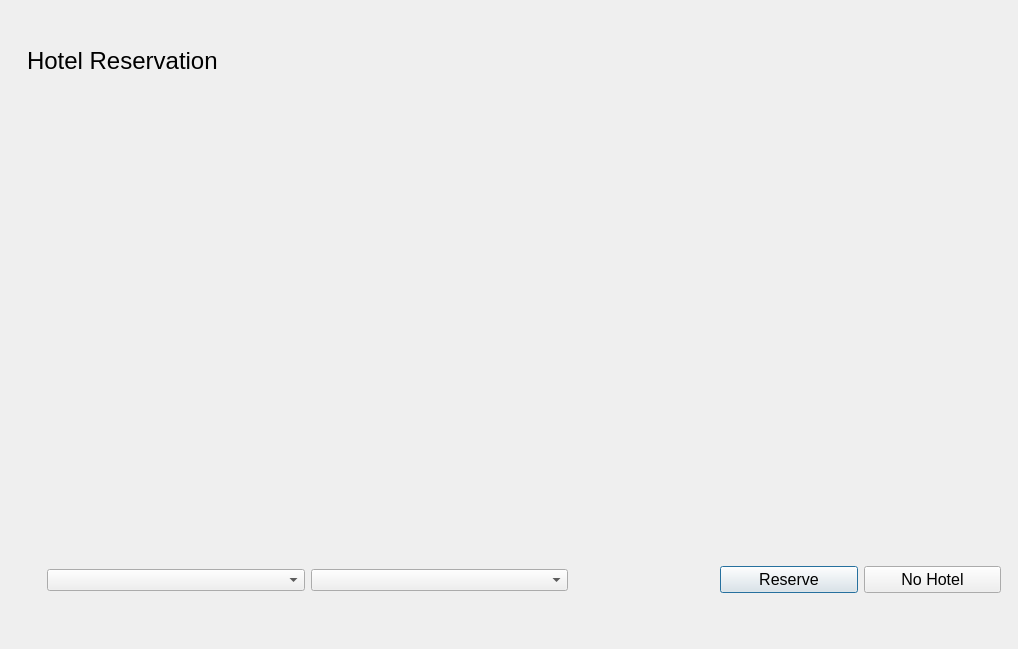
<?xml version="1.0" encoding="UTF-8"?>
<ui version="4.0">
 <class>hotelres2</class>
 <widget class="QDialog" name="hotelres2">
  <property name="geometry">
   <rect>
    <x>0</x>
    <y>0</y>
    <width>1018</width>
    <height>649</height>
   </rect>
  </property>
  <property name="windowTitle">
   <string>Dialog</string>
  </property>
  <widget class="QWidget" name="horizontalLayoutWidget_3">
   <property name="geometry">
    <rect>
     <x>47</x>
     <y>540</y>
     <width>521</width>
     <height>80</height>
    </rect>
   </property>
   <layout class="QHBoxLayout" name="horizontalLayout_4">
    <item>
     <widget class="QComboBox" name="comboBox_3"/>
    </item>
    <item>
     <widget class="QComboBox" name="comboBox_4"/>
    </item>
   </layout>
  </widget>
  <widget class="QLabel" name="label_4">
   <property name="geometry">
    <rect>
     <x>727</x>
     <y>520</y>
     <width>281</width>
     <height>16</height>
    </rect>
   </property>
   <property name="text">
    <string/>
   </property>
  </widget>
  <widget class="QWidget" name="horizontalLayoutWidget_2">
   <property name="geometry">
    <rect>
     <x>720</x>
     <y>540</y>
     <width>281</width>
     <height>80</height>
    </rect>
   </property>
   <layout class="QHBoxLayout" name="horizontalLayout_5">
    <item>
     <layout class="QHBoxLayout" name="horizontalLayout_6">
      <item>
       <widget class="QPushButton" name="pushButton_3">
        <property name="font">
         <font>
          <pointsize>12</pointsize>
         </font>
        </property>
        <property name="text">
         <string>Reserve</string>
        </property>
       </widget>
      </item>
      <item>
       <widget class="QPushButton" name="pushButton_4">
        <property name="font">
         <font>
          <pointsize>12</pointsize>
         </font>
        </property>
        <property name="text">
         <string>No Hotel</string>
        </property>
       </widget>
      </item>
     </layout>
    </item>
   </layout>
  </widget>
  <widget class="QLabel" name="label_2">
   <property name="geometry">
    <rect>
     <x>47</x>
     <y>110</y>
     <width>921</width>
     <height>391</height>
    </rect>
   </property>
   <property name="text">
    <string/>
   </property>
  </widget>
  <widget class="QLabel" name="label_3">
   <property name="geometry">
    <rect>
     <x>67</x>
     <y>510</y>
     <width>481</width>
     <height>20</height>
    </rect>
   </property>
   <property name="text">
    <string/>
   </property>
  </widget>
  <widget class="QLabel" name="label">
   <property name="geometry">
    <rect>
     <x>27</x>
     <y>20</y>
     <width>251</width>
     <height>81</height>
    </rect>
   </property>
   <property name="font">
    <font>
     <pointsize>18</pointsize>
    </font>
   </property>
   <property name="text">
    <string>Hotel Reservation</string>
   </property>
  </widget>
 </widget>
 <resources/>
 <connections/>
</ui>
